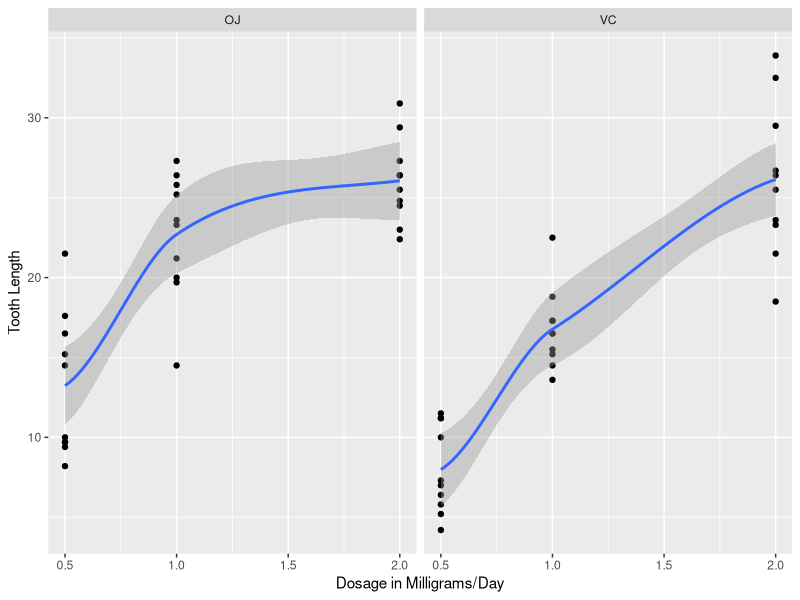

The R script that drew this image:
## ---- chunk 1
knitr::opts_chunk$set(echo = TRUE)
## ---- chunk 2
library(datasets)
str(ToothGrowth)
summary(ToothGrowth)
## ---- chunk 3
library(ggplot2)
qplot(dose,len, data = ToothGrowth, facets = .~supp)+ geom_smooth()+ylab("Tooth Length")+ xlab("Dosage in Milligrams/Day")
## ---- chunk 4
suppsplit<-split(ToothGrowth, ToothGrowth$supp)
MnSupSplit<-sapply(suppsplit, function(x) mean( x[,"len"], na.rm = TRUE))
print( "Means"); MnSupSplit
## ---- chunk 5
SdSupSplit<-sapply(suppsplit, function(x) sd( x[,"len"], na.rm = TRUE))
print("Standard Deviations"); SdSupSplit
## ---- chunk 6
DoseSupSplit<-split(ToothGrowth, list(ToothGrowth$supp, ToothGrowth$dose))
MnD_SupSplt<-sapply(DoseSupSplit, function(x) mean( x[,"len"], na.rm = TRUE))
print( "Means"); MnD_SupSplt
SdD_SupSplt<-sapply(DoseSupSplit, function(x) sd( x[,"len"], na.rm = TRUE))
print("Standard Deviations"); SdD_SupSplt
## ---- chunk 7
oj<-ToothGrowth[ToothGrowth$supp %in% c("OJ"),]
vc<-ToothGrowth[ToothGrowth$supp %in% c("VC"),]
ojdose5<-subset(oj, oj$dose == 0.5)
ojdose1<-subset(oj, oj$dose == 1)
ojdose2<-subset(oj, oj$dose == 2)
vcdose5<-subset(vc, vc$dose == 0.5)
vcdose1<-subset(vc, vc$dose == 1)
vcdose2<-subset(vc, vc$dose == 2)
## ---- chunk 8
print("0.5 MG Dosage")
t.test(ojdose5$len, vcdose5$len, paired = FALSE)
## ---- chunk 9

print("1.0 MG Dosage")
t.test(ojdose1$len, vcdose1$len, paired = FALSE)
## ---- chunk 10
print("2.0 MG dosage")
t.test(ojdose2$len, vcdose2$len, paired = FALSE)
## ---- chunk 11
##Pooled variance estimate
sp<-sqrt((9*2.655058^2 + 9-4.797731^2)/10+10-2)
## Confidence interval calculation
26.04-26.15 +c(-1,1)*(qt(.975, 18)*sp*(1/10+1/10)^.5)
